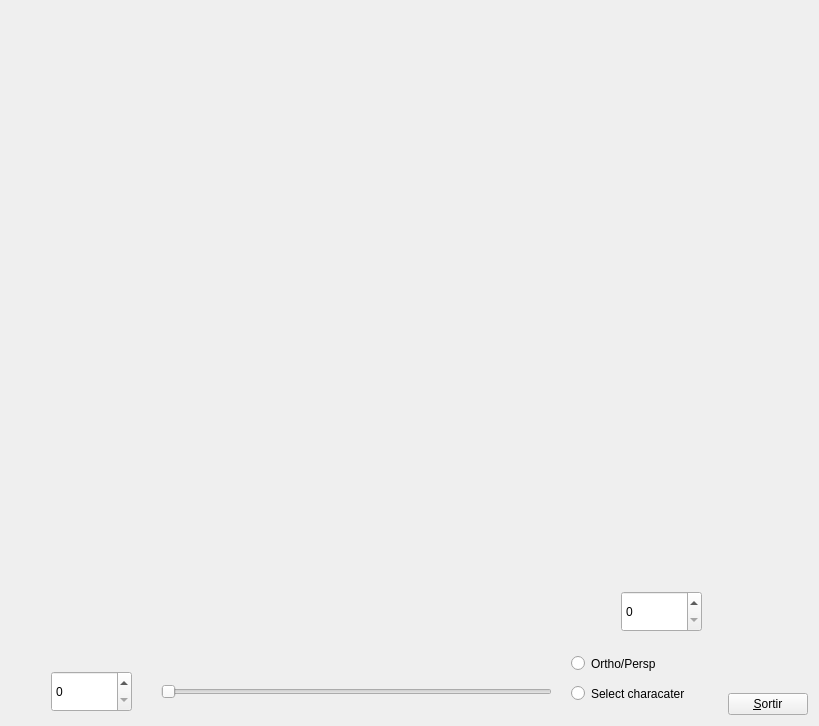
<?xml version="1.0" encoding="UTF-8"?>
<ui version="4.0">
 <class>MyForm</class>
 <widget class="QWidget" name="MyForm">
  <property name="geometry">
   <rect>
    <x>0</x>
    <y>0</y>
    <width>819</width>
    <height>726</height>
   </rect>
  </property>
  <property name="windowTitle">
   <string>IDI-Lab</string>
  </property>
  <layout class="QHBoxLayout" name="horizontalLayout">
   <item>
    <widget class="MyGLWidget" name="widget" native="true">
     <property name="sizePolicy">
      <sizepolicy hsizetype="Expanding" vsizetype="Expanding">
       <horstretch>0</horstretch>
       <verstretch>0</verstretch>
      </sizepolicy>
     </property>
     <property name="minimumSize">
      <size>
       <width>50</width>
       <height>50</height>
      </size>
     </property>
     <widget class="QSlider" name="horizontalSlider">
      <property name="geometry">
       <rect>
        <x>150</x>
        <y>665</y>
        <width>391</width>
        <height>31</height>
       </rect>
      </property>
      <property name="orientation">
       <enum>Qt::Horizontal</enum>
      </property>
     </widget>
     <widget class="QSpinBox" name="spinBox">
      <property name="geometry">
       <rect>
        <x>40</x>
        <y>660</y>
        <width>81</width>
        <height>41</height>
       </rect>
      </property>
     </widget>
     <widget class="QRadioButton" name="radioButton">
      <property name="geometry">
       <rect>
        <x>560</x>
        <y>670</y>
        <width>141</width>
        <height>25</height>
       </rect>
      </property>
      <property name="text">
       <string>Select characater</string>
      </property>
     </widget>
     <widget class="QRadioButton" name="radioButton_2">
      <property name="geometry">
       <rect>
        <x>560</x>
        <y>640</y>
        <width>110</width>
        <height>25</height>
       </rect>
      </property>
      <property name="text">
       <string>Ortho/Persp</string>
      </property>
     </widget>
     <widget class="QSpinBox" name="spinBox_2">
      <property name="geometry">
       <rect>
        <x>610</x>
        <y>580</y>
        <width>81</width>
        <height>41</height>
       </rect>
      </property>
     </widget>
    </widget>
   </item>
   <item>
    <layout class="QVBoxLayout" name="verticalLayout">
     <item>
      <spacer name="verticalSpacer">
       <property name="orientation">
        <enum>Qt::Vertical</enum>
       </property>
       <property name="sizeHint" stdset="0">
        <size>
         <width>20</width>
         <height>40</height>
        </size>
       </property>
      </spacer>
     </item>
     <item>
      <widget class="QPushButton" name="pushButton">
       <property name="sizePolicy">
        <sizepolicy hsizetype="Fixed" vsizetype="Fixed">
         <horstretch>0</horstretch>
         <verstretch>0</verstretch>
        </sizepolicy>
       </property>
       <property name="text">
        <string>&amp;Sortir</string>
       </property>
      </widget>
     </item>
    </layout>
   </item>
  </layout>
 </widget>
 <customwidgets>
  <customwidget>
   <class>MyGLWidget</class>
   <extends>QWidget</extends>
   <header>MyGLWidget.h</header>
   <container>1</container>
   <slots>
    <slot>controlFOV(int)</slot>
    <slot>SelectCharacter()</slot>
    <slot>Optic()</slot>
    <slot>controlScale(int)</slot>
   </slots>
  </customwidget>
 </customwidgets>
 <resources/>
 <connections>
  <connection>
   <sender>pushButton</sender>
   <signal>clicked()</signal>
   <receiver>MyForm</receiver>
   <slot>close()</slot>
   <hints>
    <hint type="sourcelabel">
     <x>808</x>
     <y>715</y>
    </hint>
    <hint type="destinationlabel">
     <x>839</x>
     <y>529</y>
    </hint>
   </hints>
  </connection>
  <connection>
   <sender>horizontalSlider</sender>
   <signal>sliderMoved(int)</signal>
   <receiver>spinBox</receiver>
   <slot>setValue(int)</slot>
   <hints>
    <hint type="sourcelabel">
     <x>284</x>
     <y>674</y>
    </hint>
    <hint type="destinationlabel">
     <x>101</x>
     <y>674</y>
    </hint>
   </hints>
  </connection>
  <connection>
   <sender>spinBox</sender>
   <signal>valueChanged(int)</signal>
   <receiver>horizontalSlider</receiver>
   <slot>setValue(int)</slot>
   <hints>
    <hint type="sourcelabel">
     <x>101</x>
     <y>696</y>
    </hint>
    <hint type="destinationlabel">
     <x>178</x>
     <y>696</y>
    </hint>
   </hints>
  </connection>
  <connection>
   <sender>horizontalSlider</sender>
   <signal>sliderMoved(int)</signal>
   <receiver>widget</receiver>
   <slot>controlFOV(int)</slot>
   <hints>
    <hint type="sourcelabel">
     <x>373</x>
     <y>681</y>
    </hint>
    <hint type="destinationlabel">
     <x>440</x>
     <y>545</y>
    </hint>
   </hints>
  </connection>
  <connection>
   <sender>spinBox</sender>
   <signal>valueChanged(int)</signal>
   <receiver>widget</receiver>
   <slot>controlFOV(int)</slot>
   <hints>
    <hint type="sourcelabel">
     <x>116</x>
     <y>693</y>
    </hint>
    <hint type="destinationlabel">
     <x>161</x>
     <y>629</y>
    </hint>
   </hints>
  </connection>
  <connection>
   <sender>radioButton_2</sender>
   <signal>clicked()</signal>
   <receiver>widget</receiver>
   <slot>Optic()</slot>
   <hints>
    <hint type="sourcelabel">
     <x>674</x>
     <y>656</y>
    </hint>
    <hint type="destinationlabel">
     <x>561</x>
     <y>511</y>
    </hint>
   </hints>
  </connection>
  <connection>
   <sender>radioButton</sender>
   <signal>clicked()</signal>
   <receiver>widget</receiver>
   <slot>SelectCharacter()</slot>
   <hints>
    <hint type="sourcelabel">
     <x>675</x>
     <y>687</y>
    </hint>
    <hint type="destinationlabel">
     <x>681</x>
     <y>555</y>
    </hint>
   </hints>
  </connection>
  <connection>
   <sender>spinBox_2</sender>
   <signal>valueChanged(int)</signal>
   <receiver>widget</receiver>
   <slot>controlScale(int)</slot>
   <hints>
    <hint type="sourcelabel">
     <x>693</x>
     <y>605</y>
    </hint>
    <hint type="destinationlabel">
     <x>611</x>
     <y>470</y>
    </hint>
   </hints>
  </connection>
 </connections>
</ui>
